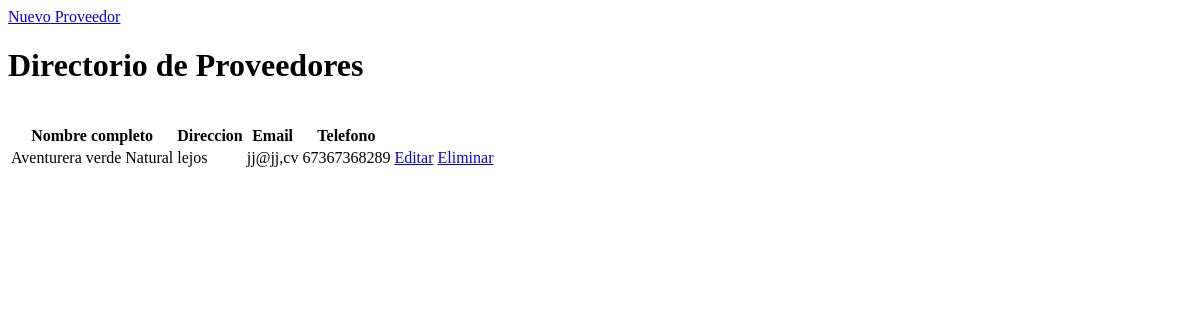
The app's page /core/app/view/providers-view.php with its own data.
### tables this page shows
CREATE TABLE `person` (
  `id` int(11) NOT NULL AUTO_INCREMENT,
  `image` varchar(255) DEFAULT NULL,
  `name` varchar(255) DEFAULT NULL,
  `lastname` varchar(50) DEFAULT NULL,
  `company` varchar(50) DEFAULT NULL,
  `address1` varchar(50) DEFAULT NULL,
  `address2` varchar(50) DEFAULT NULL,
  `phone1` varchar(50) DEFAULT NULL,
  `phone2` varchar(50) DEFAULT NULL,
  `email1` varchar(50) DEFAULT NULL,
  `email2` varchar(50) DEFAULT NULL,
  `kind` int(11) DEFAULT NULL,
  `created_at` datetime DEFAULT NULL,
  PRIMARY KEY (`id`)
);

### core/controller/Executor.php (called while the page is built, shortened)
<?php
class Executor {
	public static function doit($sql){
		$con = Database::getCon();
		return array($con->query($sql),$con->insert_id);
	}
}
?>

### core/app/model/PersonData.php (called while the page is built, shortened)
<?php
class PersonData {
	public static $tablename = "person";
	public static function getProviders(){
		$sql = "select * from ".self::$tablename." where kind=2 order by name,lastname";
		$query = Executor::doit($sql);
		$array = array();
		$cnt = 0;
		while($r = $query[0]->fetch_array()){
			$array[$cnt] = new PersonData();
			$array[$cnt]->id = $r['id'];
			$array[$cnt]->name = $r['name'];
			$array[$cnt]->lastname = $r['lastname'];
			$array[$cnt]->email1 = $r['email1'];
			$array[$cnt]->phone1 = $r['phone1'];
			$array[$cnt]->address1 = $r['address1'];
			$array[$cnt]->created_at = $r['created_at'];
			$cnt++;
		}
		return $array;
	}
}
?>

### core/app/view/providers-view.php (the view, shortened to what this page needs)
<div class="row">
	<div class="col-md-12">
		<div class="btn-group pull-right">
			<a href="index.php?view=newprovider" class="btn btn-default"><i class=''></i> Nuevo Proveedor</a>
		</div>
		<h1>Directorio de Proveedores</h1>
		<br>
		<?php
			$users = PersonData::getProviders();
		?>
		<link rel="stylesheet" type="text/css" href="plugins/datatables/jquery.dataTables.css">
		<table id="table_id" class="table table-bordered table-hover display">
			<thead>
				<th>Nombre completo</th>
				<th>Direccion</th>
				<th>Email</th>
				<th>Telefono</th>
				<th></th>
			</thead>
			<tbody>
			<?php
				foreach($users as $user):
			?>
				<tr>
				<td><?php echo $user->name." ".$user->lastname; ?></td>
				<td><?php echo $user->address1; ?></td>
				<td><?php echo $user->email1; ?></td>
				<td><?php echo $user->phone1; ?></td>
				<td style="width:130px;">
				<a href="index.php?view=editprovider&id=<?php echo $user->id;?>" class="btn btn-warning btn-xs">Editar</a>
				<a href="index.php?view=delprovider&id=<?php echo $user->id;?>" class="btn btn-danger btn-xs">Eliminar</a>
				</td>
				</tr>
				<?php endforeach;?>
			</tbody>
		</table>
	</div>
</div>

### records on screen
person: name "Aventurera verde", lastname "Natural", address1 "lejos", email1 "jj@jj,cv", phone1 "67367368289"
